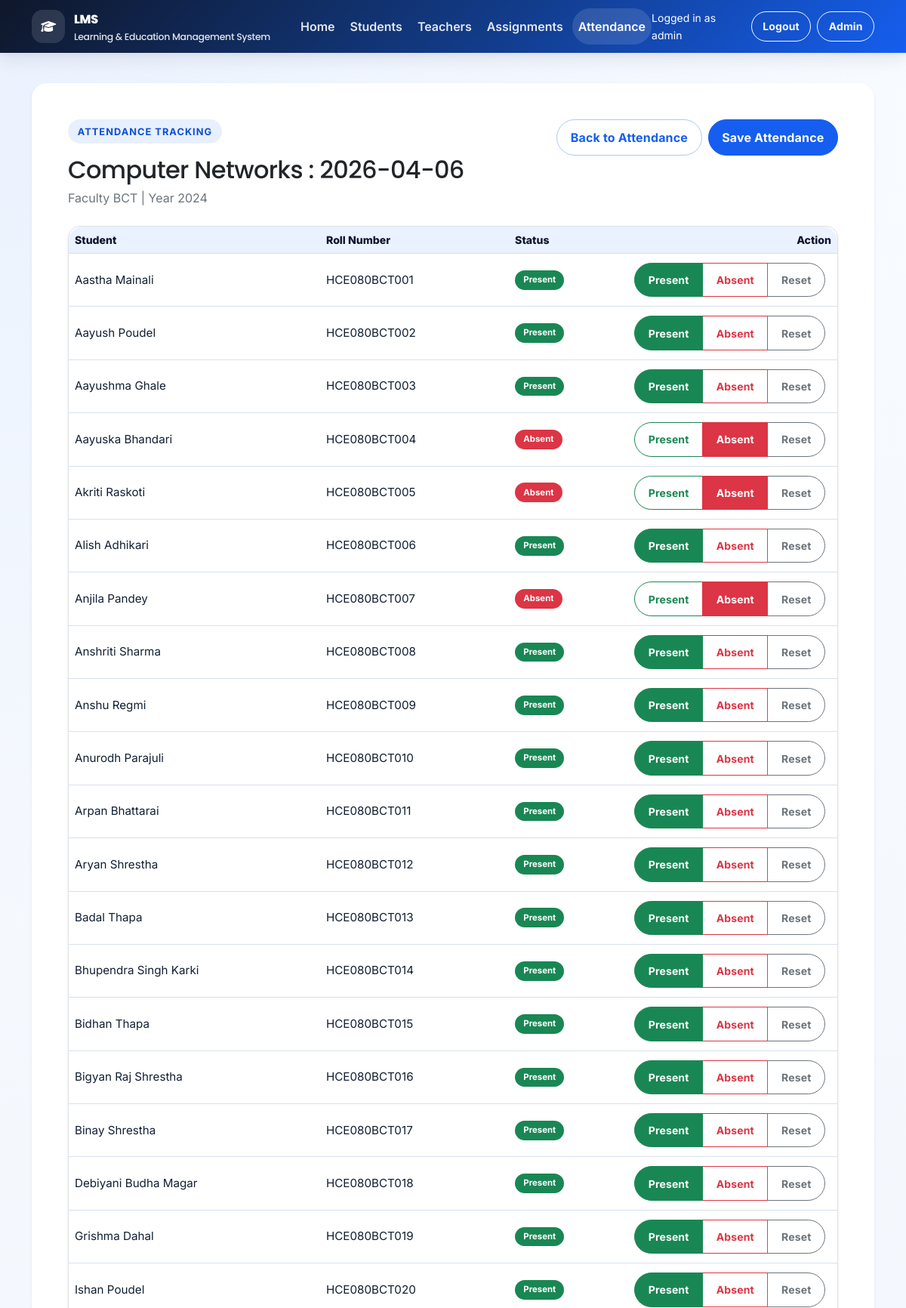
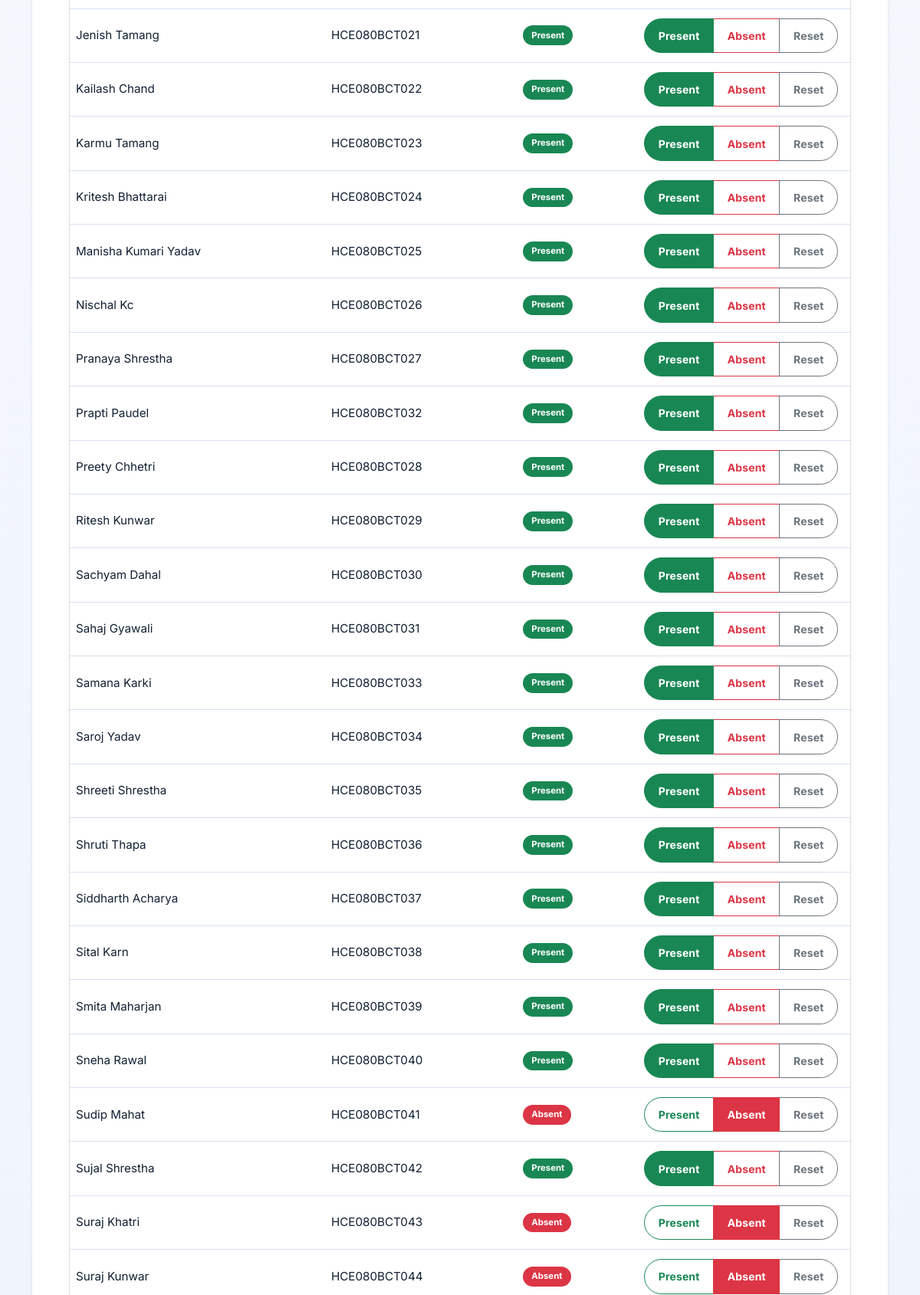
/attendances/7/roster/ (signed in, upper part), run on the app's committed database (2 pictures, top to bottom).
### attendance/models.py (models this page shows, shortened)
class Attendance(models.Model):
    DAY_MONDAY = 'monday'
    DAY_TUESDAY = 'tuesday'
    DAY_WEDNESDAY = 'wednesday'
    DAY_THURSDAY = 'thursday'
    DAY_FRIDAY = 'friday'
    DAY_SATURDAY = 'saturday'
    DAY_SUNDAY = 'sunday'
    DAY_CHOICES = [
        (DAY_MONDAY, 'Monday'),
        (DAY_TUESDAY, 'Tuesday'),
        (DAY_WEDNESDAY, 'Wednesday'),
        (DAY_THURSDAY, 'Thursday'),
        (DAY_FRIDAY, 'Friday'),
        (DAY_SATURDAY, 'Saturday'),
        (DAY_SUNDAY, 'Sunday'),
    ]
    title = models.CharField(max_length=200)
    subject = models.ForeignKey(
        Subject,
        on_delete=models.SET_NULL,
        null=True,
        blank=True,
        default=None,
        related_name='attendances',
    )
    faculty = models.ForeignKey(
        Faculty,
        on_delete=models.SET_NULL,
        null=True,
        blank=True,
        default=None,
        related_name='attendances',
    )
    enrollment_batch = models.ForeignKey(
        EnrollmentYear,
        on_delete=models.SET_NULL,
        null=True,
        blank=True,
        default=None,
        related_name='attendances',
    )
    teacher = models.ForeignKey(
        Teacher,
        on_delete=models.SET_NULL,
        null=True,
        blank=True,
        default=None,
        related_name='attendances',
    )
    day_of_week = models.CharField(max_length=15, choices=DAY_CHOICES, blank=True, default='')
    start_time = models.TimeField(null=True, blank=True, default=None)
    end_time = models.TimeField(null=True, blank=True, default=None)
    attendance_date = models.DateField()
    note = models.TextField(null=True, blank=True, default=None)
    created_at = models.DateTimeField(auto_now_add=True)
    class Meta:
        constraints = [
            models.UniqueConstraint(
                fields=['subject', 'faculty', 'enrollment_batch', 'attendance_date'],
                condition=Q(subject__isnull=False, faculty__isnull=False, enrollment_batch__isnull=False),
                name='unique_attendance_subject_faculty_year_date',
            ),
        ]

class AttendanceEntry(models.Model):
    STATUS_UNMARKED = 'unmarked'
    STATUS_PRESENT = 'present'
    STATUS_ABSENT = 'absent'
    STATUS_CHOICES = [
        (STATUS_UNMARKED, 'Unmarked'),
        (STATUS_PRESENT, 'Present'),
        (STATUS_ABSENT, 'Absent'),
    ]
    attendance = models.ForeignKey(
        Attendance,
        on_delete=models.CASCADE,
        related_name='entries',
    )
    student = models.ForeignKey(
        'student.Student',
        on_delete=models.CASCADE,
        related_name='attendance_entries',
    )
    status = models.CharField(max_length=20, choices=STATUS_CHOICES, default=STATUS_UNMARKED)
    marked_at = models.DateTimeField(null=True, blank=True, default=None)
    class Meta:
        unique_together = ('attendance', 'student')

### student/models.py (models this page shows, shortened)
class Faculty(models.Model):
    name = models.CharField(max_length=150, unique=True)
    objects = FacultyManager()
    def __str__(self):
        return self.name

class EnrollmentYear(models.Model):
    year = models.PositiveIntegerField(unique=True)
    def __str__(self):
        return str(self.year)

class Student(models.Model):
    user = models.OneToOneField(
        User,
        on_delete=models.CASCADE,
        null=True,
        blank=True,
        default=None,
        related_name='student_profile',
    )
    name = models.CharField(max_length=100)
    roll_number = models.CharField(
        max_length=20, unique=True, null=True, blank=True, default=None
    )
    enrollment_batch = models.ForeignKey(
        EnrollmentYear,
        on_delete=models.SET_NULL,
        null=True,
        blank=True,
        default=None,
        related_name='students',
    )
    faculty = models.ForeignKey(
        Faculty,
        on_delete=models.SET_NULL,
        null=True,
        blank=True,
        default=None,
        related_name='students',
    )
    age = models.IntegerField(null=True, blank=True, default=None)
    email = models.EmailField(unique=True, null=True, blank=True, default=None)
    dp = models.ImageField(upload_to='student_dp/', null=True, blank=True, default=None)
    address = models.TextField(null=True, blank=True, default=None)
    enrollment_date = models.DateField(auto_now_add=True)
    is_first_login = models.BooleanField(default=True)

### attendance/views.py (the view, shortened to what this page needs)
# urls.py: path('<int:pk>/roster/', AttendanceRosterView.as_view(), name='attendance-roster'),
class AttendanceRosterView(LoginRequiredMixin, RoleFilteredAttendanceQuerysetMixin, DetailView):
    model = Attendance
    template_name = 'attendance/attendance_roster.html'
    context_object_name = 'attendance'
    def get_queryset(self):
        queryset = self.get_role_filtered_queryset().select_related('subject', 'teacher', 'faculty', 'enrollment_batch')
        user = self.request.user
        if user.is_superuser or user.is_staff:
            return queryset
    def dispatch(self, request, *args, **kwargs):
        self.object = self.get_object()
        if not (request.user.is_superuser or request.user.is_staff or hasattr(request.user, 'teacher_profile')):
            return access_denied_response(request, 'Only teachers and admins can view attendance rosters.')
        self.ensure_entries_exist()
        if request.method == 'POST':
            return self.handle_post(request)
        return super().dispatch(request, *args, **kwargs)
    def ensure_entries_exist(self):
        seed_attendance_entries(self.object)
    def get_context_data(self, **kwargs):
        context = super().get_context_data(**kwargs)
        context['entries'] = self.object.entries.select_related('student').order_by('student__name')
        context['matching_students'] = Student.objects.filter(
            faculty=self.object.faculty,
            enrollment_batch=self.object.enrollment_batch,
        ).order_by('name') if self.object.faculty and self.object.enrollment_batch else Student.objects.none()
        return context

### attendance/views.py (called while the page is built, shortened)
def seed_attendance_entries(attendance):
    if not attendance.faculty or not attendance.enrollment_batch:
        return
    students = Student.objects.filter(
        faculty=attendance.faculty,
        enrollment_batch=attendance.enrollment_batch,
    )
    for student in students:
        AttendanceEntry.objects.get_or_create(
            attendance=attendance,
            student=student,
        )

    def get_base_queryset(self):
        return Attendance.objects.select_related(
            'subject', 'teacher', 'faculty', 'enrollment_batch'
        ).prefetch_related('entries__student')

    def get_role_filtered_queryset(self):
        queryset = self.get_base_queryset()
        user = self.request.user
        if user.is_superuser or user.is_staff:
            return queryset

### LMS/templates/attendance/attendance_roster.html (shortened to what this page needs)
{% extends 'base.html' %}
{% block content %}
<section class="container py-4">
	<div class="card shadow-sm border-0 overflow-hidden">
		<div class="card-body p-4 p-lg-5">
			<div class="d-flex flex-wrap justify-content-between align-items-start gap-3 mb-4">
				<div>
					<span class="eyebrow">Attendance tracking</span>
					<h1 class="h2 mb-1">{{ attendance.title }}</h1>
					<p class="text-secondary mb-0">Faculty {{ attendance.faculty|default:"-" }} | Year {{ attendance.enrollment_batch|default:"-" }}</p>
				</div>
				<div class="d-flex flex-wrap gap-2">
					<a class="btn btn-outline-primary" href="{% url 'attendance:attendance-detail' attendance.pk %}">Back to Attendance</a>
					<button class="btn btn-primary" type="submit" form="attendance-roster-form">Save Attendance</button>
				</div>
			</div>
			{% if entries %}
				<form id="attendance-roster-form" method="post">
					<div class="table-responsive shadow-sm rounded-4 overflow-hidden bg-white border">
						<table class="table table-compact align-middle mb-0">
						<thead class="table-light">
							<tr>
								<th>Student</th>
								<th>Roll Number</th>
								<th>Status</th>
								<th class="text-end">Action</th>
							</tr>
						</thead>
						<tbody>
							{% for entry in entries %}
								<tr data-entry-row="{{ entry.pk }}">
									<td>{{ entry.student.name }}</td>
									<td>{{ entry.student.roll_number|default:"-" }}</td>
									<td>
										<span class="badge {% if entry.status == 'present' %}text-bg-success{% elif entry.status == 'absent' %}text-bg-danger{% else %}text-bg-secondary{% endif %}" data-status-badge="{{ entry.pk }}">
											{% if entry.status == 'present' %}Present{% elif entry.status == 'absent' %}Absent{% else %}Unmarked{% endif %}
										</span>
									</td>
									<td class="text-end">
										<div class="btn-group btn-group-sm" role="group" aria-label="Attendance actions for {{ entry.student.name }}">
												<button class="btn btn-outline-success {% if entry.status == 'present' %}active{% endif %}" type="button" data-entry-status-button="{{ entry.pk }}" data-status-value="present">Present</button>
												<button class="btn btn-outline-danger {% if entry.status == 'absent' %}active{% endif %}" type="button" data-entry-status-button="{{ entry.pk }}" data-status-value="absent">Absent</button>
												<button class="btn btn-outline-secondary {% if entry.status == 'unmarked' %}active{% endif %}" type="button" data-entry-status-button="{{ entry.pk }}" data-status-value="unmarked">Reset</button>
										</div>
									</td>
								</tr>
							{% endfor %}
						</tbody>
						</table>
					</div>
				</form>
			{% endif %}
		</div>
	</div>
</section>
{% endblock %}

### LMS/templates/base.html (shortened to what this page needs)
<!DOCTYPE html>
<html lang="en">
<head>
	{% load static %}
	<link href="https://cdn.jsdelivr.net/npm/bootstrap@5.3.7/dist/css/bootstrap.min.css" rel="stylesheet"
>
	<link rel="stylesheet" href="https://cdn.jsdelivr.net/npm/bootstrap-icons@1.11.3/font/bootstrap-icons.min.css">
	<link rel="stylesheet" href="https://cdnjs.cloudflare.com/ajax/libs/font-awesome/6.7.2/css/all.min.css"
 />
	<link rel="stylesheet" href="{% static 'css/styles.css' %}">
	<link rel="stylesheet" href="{% static 'css/lms-overrides.css' %}">
</head>
<body class="d-flex flex-column min-vh-100">
	<header class="site-header">
		<nav class="navbar navbar-expand-lg navbar-dark">
			<div class="container">
				<a class="navbar-brand" href="{% url 'home' %}" aria-label="LMS home">
					<span class="brand-icon" aria-hidden="true"><i class="fa-solid fa-graduation-cap"></i></span>
					<span class="brand-copy">
						<span class="brand-title">LMS</span>
						<span class="brand-subtitle">Learning & Education Management System</span>
					</span>
				</a>
				<div class="collapse navbar-collapse" id="primaryNav">
					{% with current_url_name=request.resolver_match.url_name current_namespace=request.resolver_match.namespace %}
					<ul class="navbar-nav me-auto mb-2 mb-lg-0 gap-lg-1">
						<li class="nav-item">
							<a class="nav-link {% if current_url_name == 'home' and not current_namespace %}active{% endif %}" href="{% url 'home' %}"
								{% if current_url_name == 'home' and not current_namespace %}aria-current="page"{% endif %}>Home</a>
						</li>
						<li class="nav-item">
							<a class="nav-link {% if current_namespace == 'student' %}active{% endif %}"
								href="{% url 'student:student-list' %}"
								{% if current_namespace == 'student' %}aria-current="page"{% endif %}>Students</a>
						</li>
						<li class="nav-item">
							<a class="nav-link {% if current_namespace == 'teacher' %}active{% endif %}"
								href="{% url 'teacher:teacher-list' %}"
								{% if current_namespace == 'teacher' %}aria-current="page"{% endif %}>Teachers</a>
						</li>
						<li class="nav-item">
							<a class="nav-link {% if current_namespace == 'assignment' %}active{% endif %}"
								href="{% url 'assignment:assignment-list' %}"
								{% if current_namespace == 'assignment' %}aria-current="page"{% endif %}>Assignments</a>
						</li>
						<li class="nav-item">
							<a class="nav-link {% if current_namespace == 'attendance' %}active{% endif %}"
								href="{% url 'attendance:attendance-list' %}"
								{% if current_namespace == 'attendance' %}aria-current="page"{% endif %}>Attendance</a>
						</li>
					</ul>
					{% endwith %}
					<ul class="navbar-nav ms-auto align-items-lg-center gap-lg-2">
						{% if request.user.is_authenticated %}
						<li class="nav-item text-white small me-lg-2">
							Logged in as {{ current_user_display_name }}
						</li>
						<li class="nav-item">
							<form method="post" action="{% url 'logout' %}" class="d-inline">
								<button type="submit" class="btn btn-outline-light btn-sm">Logout</button>
							</form>
						</li>
						{% else %}
						<li class="nav-item">
							<a class="btn btn-outline-light btn-sm" href="{% url 'login' %}">Login</a>
						</li>
						{% endif %}
						{% if request.user.is_staff or request.user.is_superuser %}
						<li class="nav-item">
							<a class="btn btn-outline-light btn-sm" href="{% url 'admin:index' %}">Admin</a>
						</li>
						{% endif %}
					</ul>
				</div>
			</div>
		</nav>
	</header>
	<main id="main-content" class="flex-grow-1">
		<div class="container pt-3">
		</div>
		{% block content %}{% endblock %}
	</main>
</body>
</html>

### static/css/lms-overrides.css (style rules this page uses)
.eyebrow { display: inline-flex; align-items: center; gap: 0.5rem; padding: 0.35rem 0.8rem; margin-bottom: 1rem; border-radius: 999px; font-size: 0.8rem; font-weight: 700; letter-spacing: 0.08em; text-transform: uppercase; background: var(--color-primary-soft); color: var(--color-primary-hover); }
.table-responsive, .bg-white, .bg-light { box-shadow: var(--shadow-md); }
.table-compact th, .table-compact td { white-space: normal; word-break: break-word; line-height: 1.35; font-size: 0.95rem; }
.table-compact td, .table-compact th { vertical-align: top; }
.table td.text-end, .table th.text-end { min-width: 170px; }

### data on the page
Attendance: title "Computer Networks : 2026-04-06", faculty "BCT", enrollment_batch "2024"
AttendanceEntry: student.name "Aastha Mainali", student.roll_number "HCE080BCT001", status "Present"
AttendanceEntry: student.name "Aayush Poudel", student.roll_number "HCE080BCT002", status "Present"
AttendanceEntry: student.name "Aayushma Ghale", student.roll_number "HCE080BCT003", status "Present"
AttendanceEntry: student.name "Aayuska Bhandari", student.roll_number "HCE080BCT004", status "Absent"
AttendanceEntry: student.name "Akriti Raskoti", student.roll_number "HCE080BCT005", status "Absent"
AttendanceEntry: student.name "Alish Adhikari", student.roll_number "HCE080BCT006", status "Present"
AttendanceEntry: student.name "Anjila Pandey", student.roll_number "HCE080BCT007", status "Absent"
AttendanceEntry: student.name "Anshriti Sharma", student.roll_number "HCE080BCT008", status "Present"
AttendanceEntry: student.name "Anshu Regmi", student.roll_number "HCE080BCT009", status "Present"
AttendanceEntry: student.name "Anurodh Parajuli", student.roll_number "HCE080BCT010", status "Present"
AttendanceEntry: student.name "Arpan Bhattarai", student.roll_number "HCE080BCT011", status "Present"
AttendanceEntry: student.name "Aryan Shrestha", student.roll_number "HCE080BCT012", status "Present"
AttendanceEntry: student.name "Badal Thapa", student.roll_number "HCE080BCT013", status "Present"
AttendanceEntry: student.name "Bhupendra Singh Karki", student.roll_number "HCE080BCT014", status "Present"
AttendanceEntry: student.name "Bidhan Thapa", student.roll_number "HCE080BCT015", status "Present"
AttendanceEntry: student.name "Bigyan Raj Shrestha", student.roll_number "HCE080BCT016", status "Present"
AttendanceEntry: student.name "Binay Shrestha", student.roll_number "HCE080BCT017", status "Present"
AttendanceEntry: student.name "Debiyani Budha Magar", student.roll_number "HCE080BCT018", status "Present"
AttendanceEntry: student.name "Grishma Dahal", student.roll_number "HCE080BCT019", status "Present"
AttendanceEntry: student.name "Ishan Poudel", student.roll_number "HCE080BCT020", status "Present"
AttendanceEntry: student.name "Jenish Tamang", student.roll_number "HCE080BCT021", status "Present"
AttendanceEntry: student.name "Kailash Chand", student.roll_number "HCE080BCT022", status "Present"
AttendanceEntry: student.name "Karmu Tamang", student.roll_number "HCE080BCT023", status "Present"
AttendanceEntry: student.name "Kritesh Bhattarai", student.roll_number "HCE080BCT024", status "Present"
AttendanceEntry: student.name "Manisha Kumari Yadav", student.roll_number "HCE080BCT025", status "Present"
AttendanceEntry: student.name "Nischal Kc", student.roll_number "HCE080BCT026", status "Present"
AttendanceEntry: student.name "Pranaya Shrestha", student.roll_number "HCE080BCT027", status "Present"
AttendanceEntry: student.name "Prapti Paudel", student.roll_number "HCE080BCT032", status "Present"
AttendanceEntry: student.name "Preety Chhetri", student.roll_number "HCE080BCT028", status "Present"
AttendanceEntry: student.name "Ritesh Kunwar", student.roll_number "HCE080BCT029", status "Present"
AttendanceEntry: student.name "Sachyam Dahal", student.roll_number "HCE080BCT030", status "Present"
AttendanceEntry: student.name "Sahaj Gyawali", student.roll_number "HCE080BCT031", status "Present"
AttendanceEntry: student.name "Samana Karki", student.roll_number "HCE080BCT033", status "Present"
AttendanceEntry: student.name "Saroj Yadav", student.roll_number "HCE080BCT034", status "Present"
AttendanceEntry: student.name "Shreeti Shrestha", student.roll_number "HCE080BCT035", status "Present"
AttendanceEntry: student.name "Shruti Thapa", student.roll_number "HCE080BCT036", status "Present"
AttendanceEntry: student.name "Siddharth Acharya", student.roll_number "HCE080BCT037", status "Present"
AttendanceEntry: student.name "Sital Karn", student.roll_number "HCE080BCT038", status "Present"
AttendanceEntry: student.name "Smita Maharjan", student.roll_number "HCE080BCT039", status "Present"
AttendanceEntry: student.name "Sneha Rawal", student.roll_number "HCE080BCT040", status "Present"
AttendanceEntry: student.name "Sudip Mahat", student.roll_number "HCE080BCT041", status "Absent"
AttendanceEntry: student.name "Sujal Shrestha", student.roll_number "HCE080BCT042", status "Present"
AttendanceEntry: student.name "Suraj Khatri", student.roll_number "HCE080BCT043", status "Absent"
AttendanceEntry: student.name "Suraj Kunwar", student.roll_number "HCE080BCT044", status "Absent"

### other printed values
{{ current_user_display_name }} "admin"
